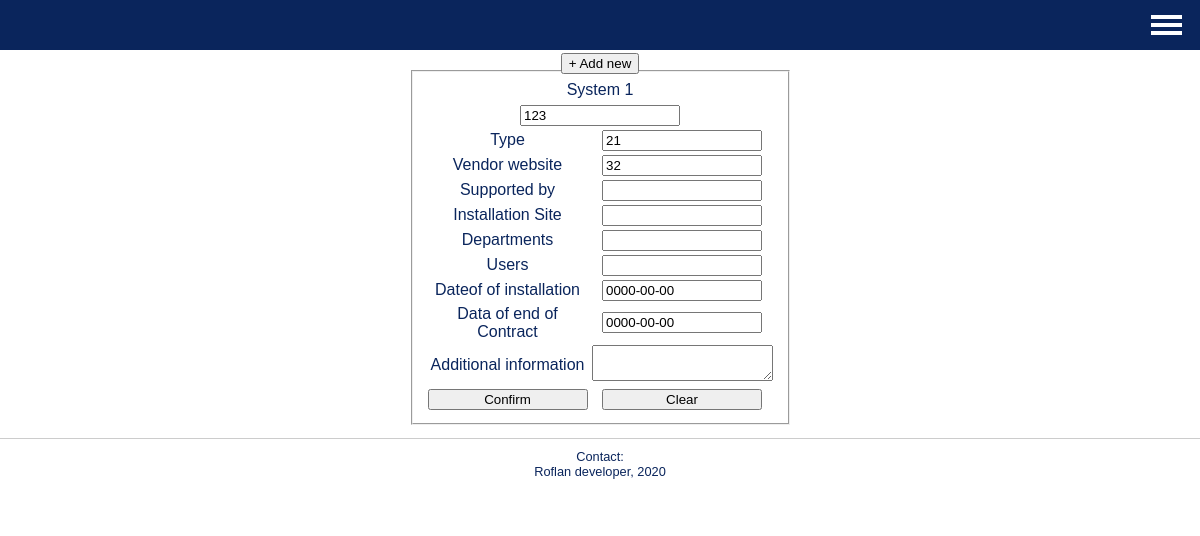
/loS.php (signed in), run on the app's committed database.
### tables this page shows
CREATE TABLE `ListOfSys` (
  `ID_LoS` int(11) NOT NULL,
  `ID_pers` int(11) NOT NULL,
  `name_LoS` text NOT NULL,
  `Type_LoS` varchar(10) NOT NULL,
  `Vend_web_LoS` text NOT NULL,
  `Sub_by_LoS` text NOT NULL,
  `Inst_s_LoS` text NOT NULL,
  `Dep_LoS` text NOT NULL,
  `Users_LoS` text NOT NULL,
  `Date_of_inst_LoS` date NOT NULL,
  `Date_of_end_cont_LoS` date NOT NULL,
  `Add_LoS` text NOT NULL
);

### loS.php (the view, shortened to what this page needs)
<?php
if($_SESSION["session_role"]==10)
	{
?>
<!DOCTYPE html>
<html>
     <head>
        <link href="s_main.css" rel="stylesheet">
    </head>
    <body>
        <div id="header">
            <h1>Before audit</h1>
			<h2>Welcome, <span><?php echo $_SESSION['session_username'];?></span></h2>
			<nav class="menu">
				<label for="checkbox" class="menu_btn"><div class="menu_icon"></div></label>
			</nav>
        </div>
            <div id="article">
                    <p><button id="b_add" type="button" onclick="Add_new()" name="Add">+ Add new</button></p>
					 <?php require_once 'connect.php';
					mysqli_query($link, "SET NAMES utf8");
					mysqli_query($link, "SET CHARACTER utf8");
					mysqli_query($link, "SET character_set_client = utf8");
					mysqli_query($link, "SET character_set_connection = utf8");
					mysqli_query($link, "SET character_set_results = utf8");
					$id_pers=$_SESSION['session_id_us'];
					$query ="SELECT * FROM ListOfSys WHERE `ID_pers`=$id_pers";
					$result = mysqli_query($link, $query) or die("Ошибка " . mysqli_error($link));
					if($result)
					{
						$rows = mysqli_num_rows($result);
					?>
					<table>
						<?php
							for ($i = 0 ; $i < $rows ; ++$i)
							{
								$rem=intdiv($i,3);
							if ($i%3 == 0) {echo "<tr id='row_$rem'>";}
								$row = mysqli_fetch_row($result);
								$j = $i + 1;
								echo "<td><form method = 'POST' action='LoS_w.php'><fieldset style='heigth:200px;width:300px;'><table><tr>";
								echo "<td colspan='2'>System $j</td></tr>";
								echo "<tr><td colspan='2'><input type='text' name='Name' id='Name_sys' placeholder='Name' value='$row[2]'/></td></tr>";
								echo "<tr><td><label for='Type'>Type</label></td> <td><input type='text' name='Type' id='Type' value='$row[3]'/></td></tr>";
								echo "<tr><td><label for='Ven_web'>Vendor website</label></td> <td><input type='text' name='Ven_web' id='Ven_web' value='$row[4]'/></td></tr>";
								echo "<tr><td><label for='Sup_by'>Supported by</label></td> <td><input type='text' name='Sup_by' id='Sup_by' value='$row[5]'/></td></tr>";
								echo "<tr><td><label for='Inst_site'>Installation Site</label></td> <td><input type='text' name='Inst_site' id='Inst_site' value='$row[6]'/></td></tr>";
								echo "<tr><td><label for='Dep'>Departments</label></td> <td><input type='text' name='Dep' id='Dep' value='$row[7]'/></td></tr>";
								echo "<tr><td><label for='Users'>Users</label></td> <td><input type='text' name='Users' id='Users' value='$row[8]'/></td></tr>";
								echo "<tr><td><label for='D_o_ins'>Dateof of installation</label></td> <td><input type='text' name='D_o_ins' id='D_o_ins' value='$row[9]'/></td></tr>";
								echo "<tr><td><label for='D_o_end'>Data of end of Contract</label></td> <td><input type='text' name='D_o_end' id='D_o_end' value='$row[10]'/></td></tr>";
								echo "<tr><td><label for='Add_inf'>Additional information</label></td> <td><textarea type='text' name='Add_inf' id='Add_inf' value='$row[11]'></textarea></td></tr>";
								echo "<tr><td><input type='submit' name='update' value='Confirm'/></td> <td><input type='reset' value='Clear'/></td></tr></table></fieldset></form></td>";
							}
						}
					?>
				</table>
			</div>
        <div id="footer">
            <p>Contact:  </p>
            <p>Roflan developer, 2020</p>
        </div>
    </body>
</html>
<?php
	} else header("location:admin.php?level=0");
?>

### s_main.css (style rules this page uses)
* { box-sizing: border-box; }
html, body, div, span, h1, h2, h3, h4, h5, h6, p, a, ul, li { margin: 0; padding: 0; border: 0; font-size: 100%; vertical-align: baseline; }
body { font-family: Arial, Verdana, sans-serif; background-color: #FFF; color: #0a255c; }
input { width: 160px; }
#b_add { position: relative; top: 0.5em; }
#header { background-color: #0a255c; }
#article { padding: 10px; text-align: center; min-height:170px; }
#article table { text-align: center; margin: 0 auto; }
#footer { border-top: 1px solid #ccc; font-size: .8em; text-align: center; padding: 10px 10px 30px 10px; }
#footer p { max-width: 1200px; margin: 0 auto; }
#footer { min-width: 768px; }
.menu { position: fixed; display: flex; align-items: center; justify-content: flex-end; padding: 0 16px; top: 0; background-color: #0a255c; left: 0; right: 0; height: 50px; z-index: 9999999; }
.menu_btn { position: relative; display: flex; align-items: center; justify-content: center; width: 35px; height: 30px; cursor: pointer; transition: 0.4s; }
.menu_icon { display: block; position: relative; background: white; width: 90%; height: 4px; transition: 0.4s; }
.menu_icon::after, .menu_icon::before { content: ""; display: block; position: absolute; background: white; width: 100%; height: 4px; transition: 0.4s; }
.menu_icon::after { top: 8px; }
.menu_icon::before { top: -8px; }

### data on the page
listofsys: j "1", Name "123", Type "21", Ven_web "32", D_o_ins "0000-00-00", D_o_end "0000-00-00"
